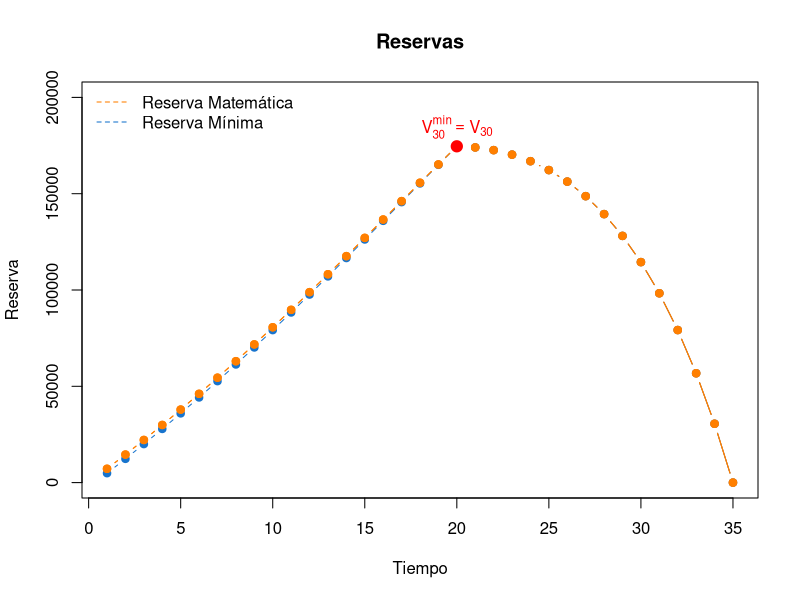
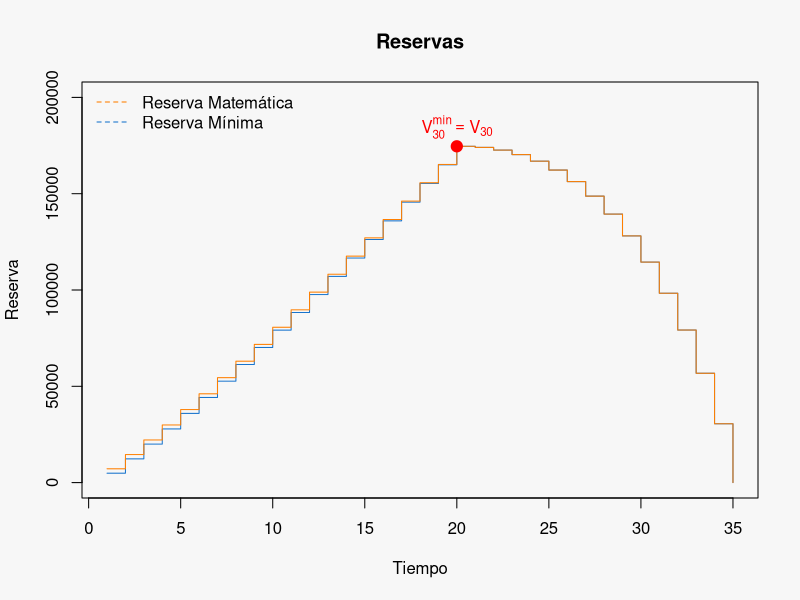
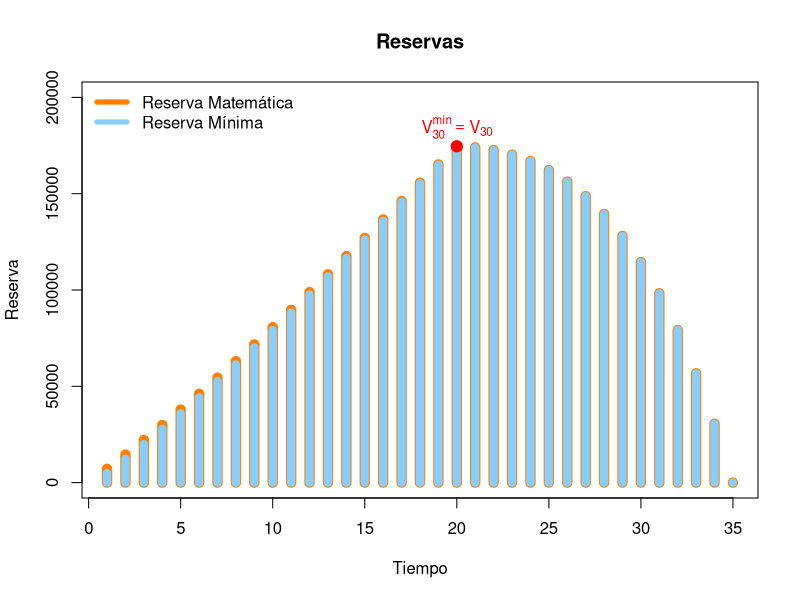

Reproduce these figures in R, in order.
library(readxl)

datos <- read_excel("ReservaMin.xlsx")

RMatematica <- datos$`Reserva Matemática`
RMinima <- datos$`Reserva Mínima`
Tiempo <- datos$Tiempo

# Grafico en README de GitHub
# ------------------------------------------------------------------------------

##### Puntos y rayas

plot(Tiempo,RMinima,main='Reservas',xlab='Tiempo',ylab='Reserva',
     col="dodgerblue3",bg="dodgerblue3",pch=21, type='b',
     ylim = c(0,200000))#b
#abline(h=c(0,25000,50000,75000,100000,125000,150000,175000,200000),col="gray")
#lines(x=Tiempo,y=RMinima,col="dodgerblue3",bg="dodgerblue3",pch=21, type='h',lwd=3)
lines(x=Tiempo,y=RMatematica,col="darkorange1",bg="darkorange1",pch=21, type='b')
#lines(x=Tiempo,y=RMatematica,col="darkorange1",bg="darkorange1",pch=21, type='h',lwd=3)
par(bg = "#f7f7f7")
lines(x=Tiempo,y=RMatematica,col="darkorange1",bg="darkorange1",pch=21, type='b')
legend('topleft',col=c('darkorange1','dodgerblue3'), legend=c('Reserva Matemática', 'Reserva Mínima'),
       lty=2,bty = "n")
text(20,RMatematica[20]+10000,labels=expression(V[30]^{min}==V[30]),col='red')
points(20,datos$`Reserva Matemática`[20],col='red',bg='red',pch=21,cex=1.5)

# ------------------------------------------------------------------------------

##### Otra visualizacion pero como si fuera histograma

plot(Tiempo,RMinima,main='Reservas',xlab='Tiempo',ylab='Reserva',
     col="dodgerblue3",bg="dodgerblue3",pch=21, type='s',
     ylim = c(0,200000))#b
lines(x=Tiempo,y=RMatematica,col="darkorange1",bg="darkorange1",pch=21, type='s')
legend('topleft',col=c('darkorange1','dodgerblue3'), legend=c('Reserva Matemática', 'Reserva Mínima'),
       lty=2,bty = "n")#
text(20,RMatematica[20]+10000,labels=expression(V[30]^{min}==V[30]),col='red')
points(20,datos$`Reserva Matemática`[20],col='red',bg='red',pch=21,cex=1.5) #

# ------------------------------------------------------------------------------

##### Esta es la que aparece en GITHUB
par(bg = 'gray100')
plot(Tiempo,RMatematica,main='Reservas',xlab='Tiempo',ylab='Reserva',
     col="darkorange1",bg="darkorange1",pch=21, type='h',lwd=10,
     ylim = c(0,200000))#b
lines(x=Tiempo,y=RMinima,col="skyblue1",bg="skyblue1",pch=21, type='h',lwd=8)
legend('topleft',col=c('darkorange1','skyblue1'), legend=c('Reserva Matemática', 'Reserva Mínima'),
       lty=1,bty = "n",lwd=5)#
text(20,RMatematica[20]+10000,labels=expression(V[30]^{min}==V[30]),col='red')
points(20,datos$`Reserva Matemática`[20],col='red',bg='red',pch=21,cex=1.5) #

# ------------------------------------------------------------------------------


